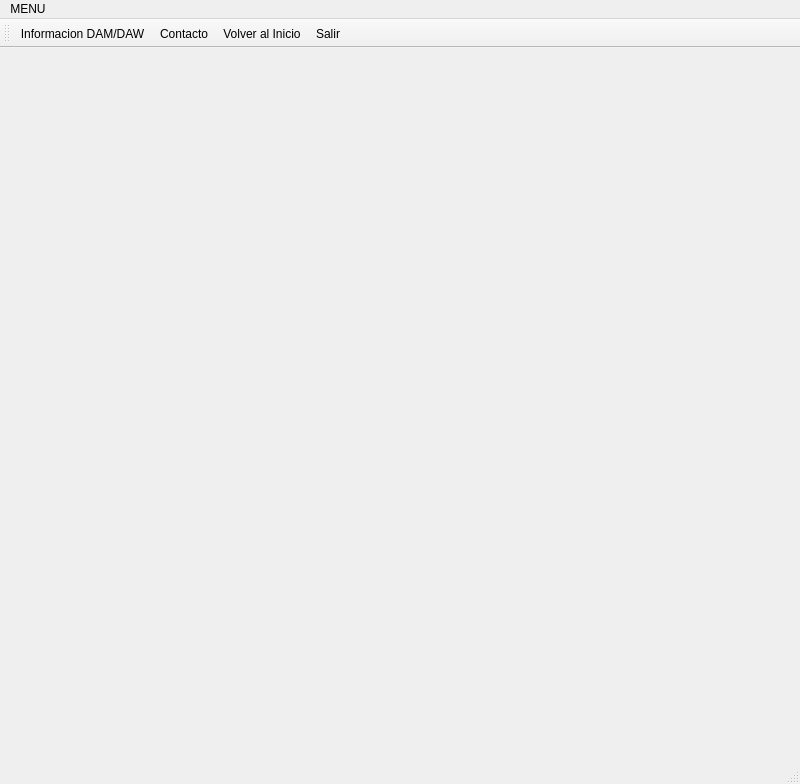
<?xml version="1.0" encoding="UTF-8"?>
<ui version="4.0">
 <class>MainWindow</class>
 <widget class="QMainWindow" name="MainWindow">
  <property name="geometry">
   <rect>
    <x>0</x>
    <y>0</y>
    <width>800</width>
    <height>784</height>
   </rect>
  </property>
  <property name="minimumSize">
   <size>
    <width>5</width>
    <height>11</height>
   </size>
  </property>
  <property name="maximumSize">
   <size>
    <width>16777215</width>
    <height>16777215</height>
   </size>
  </property>
  <property name="windowTitle">
   <string>MainWindow</string>
  </property>
  <property name="toolTip">
   <string>Salir de la aplicacion</string>
  </property>
  <widget class="QWidget" name="centralwidget"/>
  <widget class="QMenuBar" name="menubar">
   <property name="geometry">
    <rect>
     <x>0</x>
     <y>0</y>
     <width>800</width>
     <height>33</height>
    </rect>
   </property>
   <widget class="QMenu" name="menuDar_de_comer">
    <property name="title">
     <string>MENU</string>
    </property>
    <addaction name="act_Informacion"/>
    <addaction name="action_Contacto"/>
    <addaction name="actionVolver_al_Inicio"/>
    <addaction name="actionSalir"/>
   </widget>
   <addaction name="menuDar_de_comer"/>
  </widget>
  <widget class="QStatusBar" name="statusbar"/>
  <widget class="QToolBar" name="toolBar">
   <property name="sizePolicy">
    <sizepolicy hsizetype="Maximum" vsizetype="Maximum">
     <horstretch>5</horstretch>
     <verstretch>3</verstretch>
    </sizepolicy>
   </property>
   <property name="minimumSize">
    <size>
     <width>5</width>
     <height>0</height>
    </size>
   </property>
   <property name="windowTitle">
    <string>toolBar</string>
   </property>
   <attribute name="toolBarArea">
    <enum>TopToolBarArea</enum>
   </attribute>
   <attribute name="toolBarBreak">
    <bool>false</bool>
   </attribute>
   <addaction name="act_Informacion"/>
   <addaction name="action_Contacto"/>
   <addaction name="actionVolver_al_Inicio"/>
   <addaction name="actionSalir"/>
  </widget>
  <action name="act_Informacion">
   <property name="icon">
    <iconset>
     <normaloff>IconoInfo.png</normaloff>IconoInfo.png</iconset>
   </property>
   <property name="text">
    <string>Informacion DAM/DAW</string>
   </property>
   <property name="menuRole">
    <enum>QAction::MenuRole::NoRole</enum>
   </property>
  </action>
  <action name="action_Contacto">
   <property name="icon">
    <iconset>
     <normaloff>iconoContacto.png</normaloff>iconoContacto.png</iconset>
   </property>
   <property name="text">
    <string>Contacto</string>
   </property>
   <property name="menuRole">
    <enum>QAction::MenuRole::NoRole</enum>
   </property>
  </action>
  <action name="actionVolver_al_Inicio">
   <property name="icon">
    <iconset>
     <normaloff>IconoVolver.png</normaloff>IconoVolver.png</iconset>
   </property>
   <property name="text">
    <string>Volver al Inicio        </string>
   </property>
   <property name="menuRole">
    <enum>QAction::MenuRole::NoRole</enum>
   </property>
  </action>
  <action name="actionSalir">
   <property name="icon">
    <iconset>
     <normaloff>IconoSalir.png</normaloff>IconoSalir.png</iconset>
   </property>
   <property name="text">
    <string>Salir</string>
   </property>
   <property name="shortcut">
    <string>Ctrl+Q</string>
   </property>
   <property name="menuRole">
    <enum>QAction::MenuRole::NoRole</enum>
   </property>
  </action>
 </widget>
 <resources/>
 <connections/>
</ui>
